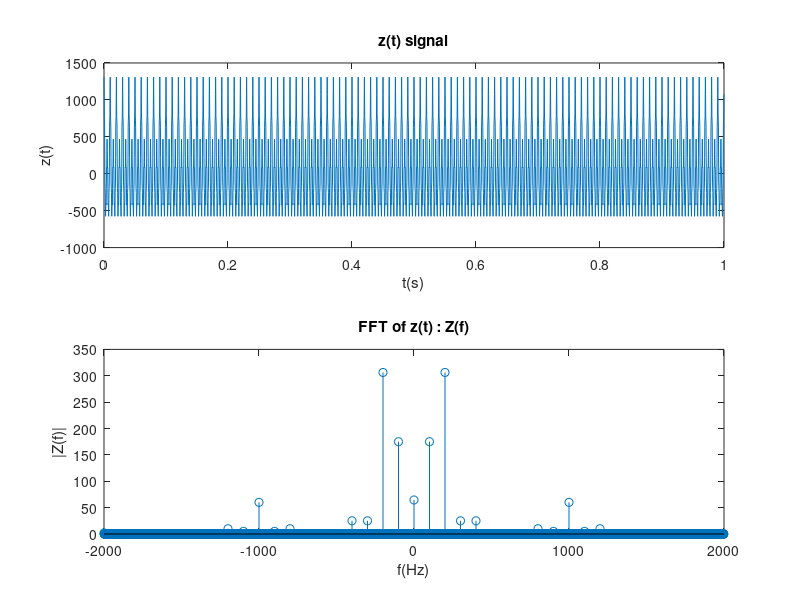

This chart was generated by the following MATLAB code:
f = 4000;             % defining frequency
t = 0:(1/f):1-(1/f);  % defining time scale

% message signal m(t): 
mt = (5*cos(2*pi*100*t)) + (10*cos(2*pi*200*t));
xt = mt + 2*cos(2*pi*1000*t);  % x(t) function
zt = (60*xt) + (xt.^2);        % z(t) function

% Plot z(t)
subplot(2, 1, 1); % Create axes for graphs and put zt to 1th
plot(t,zt);
title('z(t) signal');
xlabel('t(s)');
ylabel('z(t)');

% Find Fast fourier transform of z(t)
fourier_zt = fft(zt)/length(zt);  
freq = -f/2:(f/length(zt)):f/2-(f/length(zt));
Zf = abs(fftshift(fourier_zt));

% Plot FFT of z(t)
subplot(2, 1, 2);     % Create axes for graphs and put Zf to 2nd
stem(freq, abs(Zf));  % stem for plotting discrete sequence data 
title('FFT of z(t) : Z(f)');
xlabel('f(Hz)');
ylabel('|Z(f)|');